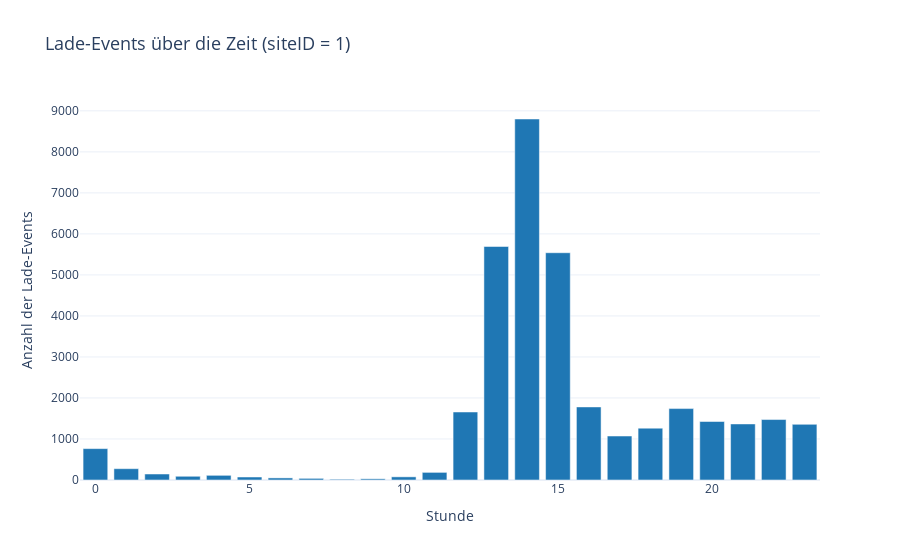
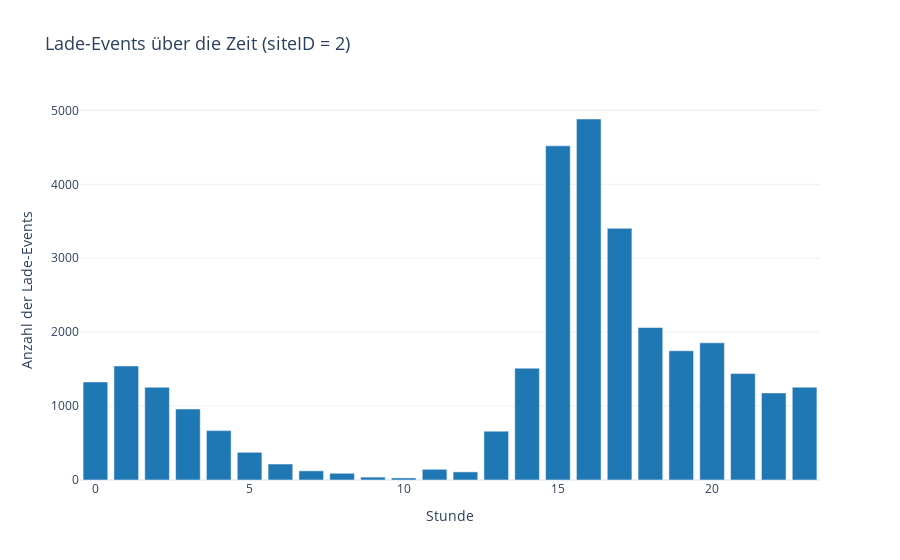

The notebook cell these images were saved under, in order:
### Code cell
# Entferne NaN-Werte für die ausgewählten Features
#charging_set_cleaned = charging_set[ausgewählte_features].dropna()
print(charging_set.columns)
# Anzahl der Lade-Events pro Tag berechnen
charging_set['connectionTime_time'] = pd.to_datetime(charging_set['connectionTime_time'])
charging_set['hour'] = charging_set['connectionTime_time'].dt.hour


events_at_day = charging_set.groupby('hour').size().reset_index(name='count')


# Visualisierung der Lade-Events über die Zeit
plt.figure(figsize=(12, 6))
plt.bar(events_at_day['hour'], events_at_day['count'], color='blue', label='Anzahl der Lade-Events')
plt.title('Lade-Events über die Zeit', fontsize=14)
plt.xlabel('Stunde', fontsize=12)
plt.ylabel('Anzahl der Lade-Events', fontsize=12)
plt.grid(True, linestyle=' ', alpha=0.7)
plt.legend()
plt.show()




for site_id in [1, 2]:
    site_data = charging_set[charging_set['siteID'] == site_id]
    site_events_at_day = site_data.groupby('hour').size().reset_index(name='count')

    # Interaktive Visualisierung
    fig = px.bar(
        site_events_at_day,
        x='hour',
        y='count',
        title=f'Lade-Events über die Zeit (siteID = {site_id})',
        labels={'hour': 'Stunde', 'count': 'Anzahl der Lade-Events'},
    )

    fig.update_traces(marker_color='#1f77b4')

# Hinzufügen von Layout-Anpassungen für eine bessere Darstellung
    fig.update_layout(
        xaxis_title="Stunde",
        yaxis_title="Anzahl der Lade-Events",
        title_font_size=18,
        legend_title_text="Legende",
        template="plotly_white"
    )

    # Grafik anzeigen
    fig.show()

    # plt.figure(figsize=(12, 6))
    # plt.bar(site_events_at_day['hour'], site_events_at_day['count'], label=f'Anzahl der Lade-Events (siteID = {site_id})')
    

    
    # plt.title(f'Lade-Events pro Stunde für siteID = {site_id}', fontsize=14)
    # plt.xlabel('Stunde', fontsize=12)
    # plt.ylabel('Anzahl der Lade-Events', fontsize=12)
    # plt.grid(True, linestyle='--', alpha=0.7)
    # plt.legend()
    # plt.show()

### Figure 1 — Plotly figure (JSON) as saved in the notebook; plotly's stock layout.template omitted (floating-point values rounded to 4 significant figures)
{"data": [{"alignmentgroup": "True", "hovertemplate": "Stunde=%{x}<br>Anzahl der Lade-Events=%{y}<extra></extra>", "legendgroup": "", "marker": {"color": "#1f77b4", "pattern": {"shape": ""}}, "name": "", "offsetgroup": "", "orientation": "v", "showlegend": false, "textposition": "auto", "type": "bar", "x": [0, 1, 2, 3, 4, 5, 6, 7, 8, 9, 10, 11, 12, 13, 14, 15, 16, 17, 18, 19, 20, 21, 22, 23], "xaxis": "x", "y": [765, 276, 146, 91, 114, 73, 51, 40, 18, 29, 77, 186, 1658, 5693, 8801, 5541, 1782, 1072, 1264, 1741, 1426, 1367, 1474, 1357], "yaxis": "y"}], "layout": {"barmode": "relative", "legend": {"title": {"text": "Legende"}, "tracegroupgap": 0}, "title": {"font": {"size": 18}, "text": "Lade-Events über die Zeit (siteID = 1)"}, "xaxis": {"anchor": "y", "domain": [0, 1], "title": {"text": "Stunde"}}, "yaxis": {"anchor": "x", "domain": [0, 1], "title": {"text": "Anzahl der Lade-Events"}}}}

### Figure 2 — Plotly figure (JSON) as saved in the notebook; plotly's stock layout.template omitted (floating-point values rounded to 4 significant figures)
{"data": [{"alignmentgroup": "True", "hovertemplate": "Stunde=%{x}<br>Anzahl der Lade-Events=%{y}<extra></extra>", "legendgroup": "", "marker": {"color": "#1f77b4", "pattern": {"shape": ""}}, "name": "", "offsetgroup": "", "orientation": "v", "showlegend": false, "textposition": "auto", "type": "bar", "x": [0, 1, 2, 3, 4, 5, 6, 7, 8, 9, 10, 11, 12, 13, 14, 15, 16, 17, 18, 19, 20, 21, 22, 23], "xaxis": "x", "y": [1327, 1543, 1255, 961, 668, 375, 216, 124, 91, 39, 28, 145, 110, 661, 1513, 4521, 4884, 3405, 2063, 1749, 1856, 1440, 1178, 1256], "yaxis": "y"}], "layout": {"barmode": "relative", "legend": {"title": {"text": "Legende"}, "tracegroupgap": 0}, "title": {"font": {"size": 18}, "text": "Lade-Events über die Zeit (siteID = 2)"}, "xaxis": {"anchor": "y", "domain": [0, 1], "title": {"text": "Stunde"}}, "yaxis": {"anchor": "x", "domain": [0, 1], "title": {"text": "Anzahl der Lade-Events"}}}}
